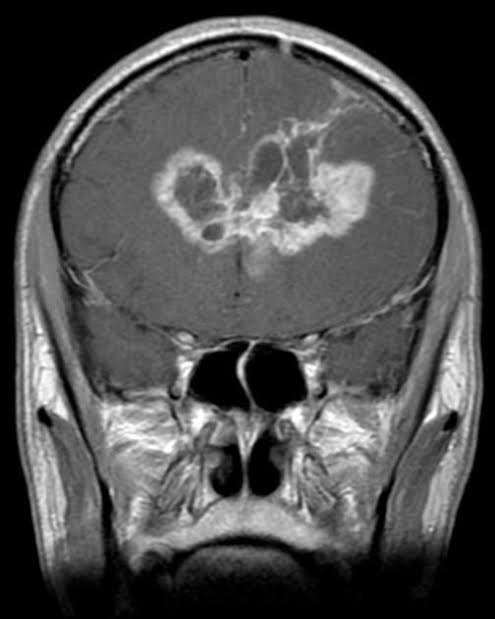
#> input picture backend/data/samples/glioma_tumor_1.jpg, 495 x 619 px; its folder holds only this picture in this run
$ python -i features.py   (imports and definitions only)   (older library calls are emulated)
#> lines starting #> are read from the running program, lines starting #| are printed output that depends on the picture
### src/braintumor/config.py
"""Central configuration. Every tunable constant lives here, not scattered in the code."""

from pathlib import Path

# ----------------------------------------------------------------------------- paths
ROOT = Path(__file__).resolve().parents[2]
DATA_DIR = ROOT / "data"
RAW_DIR = DATA_DIR / "raw"            # binary dataset: raw/yes/*.jpg, raw/no/*.jpg
KAGGLE4_DIR = DATA_DIR / "kaggle4"    # 4-class dataset with a provided train/ + test/ split
SYNTHETIC_DIR = DATA_DIR / "synthetic"
MODEL_DIR = ROOT / "models"
OUTPUT_DIR = ROOT / "outputs"
DOCS_DIR = ROOT / "docs"

MODEL_PATH = MODEL_DIR / "brain_tumor_model.joblib"
MULTICLASS_MODEL_PATH = MODEL_DIR / "brain_tumor_multiclass.joblib"
METRICS_PATH = OUTPUT_DIR / "metrics.json"

# ------------------------------------------------------------------- reproducibility
RANDOM_SEED = 42

# --------------------------------------------------------------- Stage 2 preprocessing
IMAGE_SIZE = (256, 256)      # every image is resized to this (w, h)
MEDIAN_KERNEL = 3            # salt-and-pepper noise removal
BILATERAL_D = 7              # neighbourhood diameter for edge-preserving smoothing
BILATERAL_SIGMA_COLOR = 50
BILATERAL_SIGMA_SPACE = 50

# ----------------------------------------------------------------- Stage 3 enhancement
CLAHE_CLIP_LIMIT = 2.0       # higher = more contrast but more amplified noise
CLAHE_TILE_GRID = (8, 8)     # image is split into 8x8 tiles, each equalised separately
UNSHARP_SIGMA = 1.5          # gaussian sigma for the blur used in unsharp masking
UNSHARP_AMOUNT = 1.2         # how strongly the detail layer is added back

# --------------------------------------------------------------- Stage 4 segmentation
SKULL_STRIP_FRACTION = 0.22    # keep pixels farther than this fraction of max distance-to-edge
MAX_HOLE_FILL_GROWTH = 3.0     # reject hole-filling that inflates the mask more than this
MIN_BRAIN_COVERAGE = 0.05      # below this the mask collapsed -> use the ellipse fallback
MAX_BRAIN_COVERAGE = 0.88      # above this no background was found -> use the ellipse fallback
MORPH_KERNEL_SIZE = 5
MORPH_OPEN_ITER = 2          # removes small bright specks
MORPH_CLOSE_ITER = 3         # fills holes inside the tumor blob
MIN_TUMOR_AREA = 120         # contours smaller than this (px) are rejected as noise
BOUNDARY_GUARD = 7           # extra erosion (px) applied before candidate detection
MAX_ASPECT_RATIO = 5.0       # reject long thin slivers - a mass is a blob, not a streak
TUMOR_SIGMA_K = 1.5          # suspicious = brighter than mean + k*sigma of normal tissue
ASYM_SIGMA_K = 2.0           # ...or brighter than its mirror counterpart by k*sigma

# ------------------------------------------------------------ Stage 5 feature extraction
GLCM_DISTANCES = [1, 2, 3]
GLCM_ANGLES_DEG = [0, 45, 90, 135]
GLCM_LEVELS = 32             # intensities quantised to 32 bins to keep the matrix small
LBP_RADIUS = 3
LBP_POINTS = 24              # 8 * radius is the usual choice
HIST_BINS = 16

# -------------------------------------------------------------- Stage 6 classification
TEST_SIZE = 0.25
CV_FOLDS = 5
CLASS_NAMES = ("No Tumor", "Tumor")

# Multi-class task. Index order IS the label order, so index 0 must stay "No Tumor" -
# that keeps "label > 0 means tumor" true and lets binary metrics be derived from a
# multi-class prediction without a lookup table.
MULTICLASS_NAMES = ("No Tumor", "Glioma", "Meningioma", "Pituitary")

# Real clinical datasets are imbalanced (the 4-class set is 85% tumor). Weighting classes
# inversely to their frequency stops the model from taking the "always predict tumor"
# shortcut, which would score well on accuracy while being clinically useless.
CLASS_WEIGHT = "balanced"

# Clinical operating point. A missed tumor is far more costly than a false alarm, so we do
# not accept the arbitrary 0.5 probability cut-off. The decision threshold is tuned on
# out-of-fold training predictions to reach at least this sensitivity.
TARGET_SENSITIVITY = 0.95

# False-alarm budget - a CLINICAL POLICY choice, not a fitted parameter. The threshold is
# lowered as far as it can go while out-of-fold specificity stays above this floor, which
# spends spare specificity on catching more tumors. 0.80 means we accept flagging up to one
# in five healthy scans for a second look; for a triage tool whose alternative is a missed
# tumor, that is a reasonable trade. Raise it if the reading department cannot absorb the
# extra reviews. See tune_threshold() for why this objective beats the textbook alternative.
MIN_SPECIFICITY = 0.80

# --------------------------------------------------- Stage 6b deep tumor-typing branch
# The CNN exists only because we measured the engineered features falling short on tumor
# TYPING (72.1% accuracy, 24% glioma recall) while being sufficient for tumor DETECTION.
# See deep.py for the full argument.
DEEP_EPOCHS = 14
DEEP_BATCH_SIZE = 32

# Average the CNN's prediction over 4 label-preserving views (mirror x mild zoom) at
# inference. Costs 4x forward passes, buys robustness to the scale/framing shift between
# this dataset's train and test halves. See DeepTumorClassifier.predict_proba.
DEEP_TTA = True

# Fraction of the TRAINING set held back to select the CNN's best epoch and the ensemble
# weight. It is carved out of train, never out of test, so the held-out test numbers stay
# untouched by any tuning decision.
DEEP_VAL_SIZE = 0.15

# -------------------------------------------------------------------- Stage 7b web API
# The backend serves the Next.js client in `client/`. Port 3000 is Next.js's own default,
# so the frontend is moved off it (see client/package.json) rather than the API - the API
# port is the one baked into deployment scripts and reverse-proxy configs, so it is the one
# worth keeping stable.
API_PORT = 3000
CLIENT_PORT = 5713

# Browsers block cross-origin requests unless the server opts in, and the client runs on a
# different port from the API, so every origin the client may be served from has to be
# listed. We enumerate them explicitly instead of allowing "*": the API accepts file
# uploads, and a wildcard would let any page on the internet drive it through a visitor's
# browser.
CORS_ORIGINS = [
    f"http://localhost:{CLIENT_PORT}",
    f"http://127.0.0.1:{CLIENT_PORT}",
    "http://localhost:3001",
    "http://127.0.0.1:3001",
]

# Upload ceiling. Decoding an image allocates width x height x channels bytes, so an
# unbounded upload is a trivial way to exhaust the server's memory.
MAX_UPLOAD_BYTES = 20 * 1024 * 1024      # 20 MB
ALLOWED_UPLOAD_TYPES = {"image/png", "image/jpeg", "image/jpg", "image/bmp",
                        "image/tiff", "image/webp"}

# ------------------------------------------------------- synthetic dataset generation
SYNTH_DEFAULT_COUNT = 400    # total images (half tumor, half healthy)
SYNTH_NOISE_SIGMA = 8.0      # Rician noise level

for _d in (DATA_DIR, RAW_DIR, KAGGLE4_DIR, SYNTHETIC_DIR, MODEL_DIR, OUTPUT_DIR):
    _d.mkdir(parents=True, exist_ok=True)
#> further down, picture is the input picture: shape (619, 495, 3); min 0, max 255, mean 78.6

### src/braintumor/features.py
"""
STAGE 5 - FEATURE EXTRACTION
============================
Goal: turn a picture into a fixed-length row of numbers a classifier can learn from.

We deliberately use *interpretable* features rather than raw pixels, in four families:

  1. First-order intensity statistics  - how bright, how spread out, how skewed
  2. GLCM / Haralick texture           - how the brightness of NEIGHBOURING pixels relates
  3. LBP micro-texture                 - local patterns, robust to brightness shifts
  4. Shape / region descriptors        - geometry of the region found in Stage 4
  5. Bilateral asymmetry               - do the two halves of the brain disagree?
  6. Regional statistics               - a coarse 3x3 spatial map of the brain

Every feature has a name, so after training we can report exactly which measurements the
model relies on. That is something a raw-pixel CNN cannot give you.
"""

from __future__ import annotations

import cv2
import numpy as np
from skimage.feature import graycomatrix, graycoprops, local_binary_pattern

from . import config
from .segment import segment_tumor


# --------------------------------------------------------------------------------------
# Family 1 - first order intensity statistics
# --------------------------------------------------------------------------------------
# [173 lines left out: functions intensity_features, glcm_features, lbp_features, shape_features, not called in this run]


# --------------------------------------------------------------------------------------
# Family 5 - bilateral asymmetry
# --------------------------------------------------------------------------------------
def asymmetry_features(image: np.ndarray, mask: np.ndarray | None = None) -> dict:
    """Left-right asymmetry of the brain about its mid-sagittal plane.

    This is one of the strongest and most clinically intuitive cues available. A healthy
    brain is approximately symmetric across the midline: whatever structure exists on the
    left has a counterpart on the right. A space-occupying lesion breaks that symmetry -
    it adds bright tissue on one side only, and often pushes the midline across (mass
    effect). Radiologists use exactly this cue when they scan an image quickly.

    It is also complementary to everything else we compute. Intensity and texture features
    describe WHAT is in the image; asymmetry describes whether the two halves DISAGREE,
    which stays informative even when the absolute brightness is unusual - and mixed MRI
    sequences (T1, T2, FLAIR) in one dataset make absolute brightness unreliable.

    Implementation detail that matters: we mirror about the brain's own centroid rather
    than the image centre, because scans are rarely perfectly centred and a few pixels of
    offset would register as large fake asymmetry everywhere.

    Caveat we accept knowingly: on sagittal slices a horizontal flip compares anterior with
    posterior, which is not a symmetry plane. The feature is then uninformative rather than
    misleading, and the classifier learns to down-weight it.
    """
    h, w = image.shape[:2]
#> h = 619; w = 495
    if mask is None or not mask.any():
        mask = np.ones((h, w), dtype=np.uint8) * 255

    # centre the brain horizontally on its centroid so the mirror axis is anatomical
    moments = cv2.moments((mask > 0).astype(np.uint8), binaryImage=True)
    cx = moments["m10"] / moments["m00"] if moments["m00"] > 0 else w / 2.0
#> cx = 247
    shift = int(round(w / 2.0 - cx))
#> shift = 0
    M = np.float32([[1, 0, shift], [0, 1, 0]])
#> M = [[1, 0, 0], [0, 1, 0]]
    centred = cv2.warpAffine(image, M, (w, h), flags=cv2.INTER_LINEAR, borderValue=0)
    centred_mask = cv2.warpAffine(mask, M, (w, h), flags=cv2.INTER_NEAREST, borderValue=0)
#> mask: shape (619, 495); every value is 255

    mirrored = cv2.flip(centred, 1)
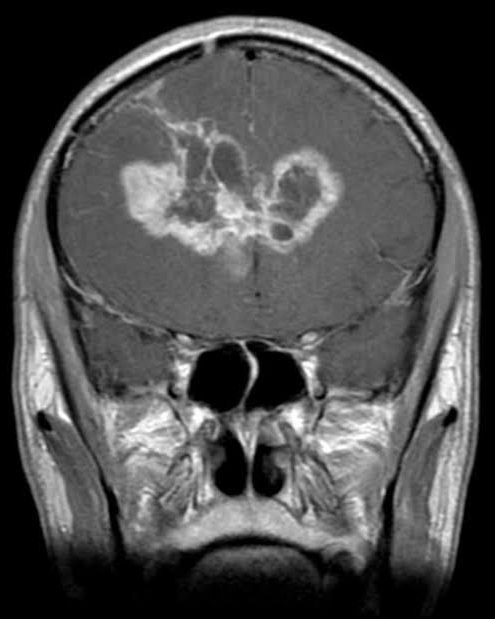
#> mirrored: shape (619, 495, 3); min 0, max 255, mean 78.6
    # only compare pixels that are inside the brain on BOTH sides, otherwise the brain
    # outline itself dominates the difference
    both = cv2.bitwise_and(centred_mask, cv2.flip(centred_mask, 1))

    diff = cv2.absdiff(centred, mirrored)
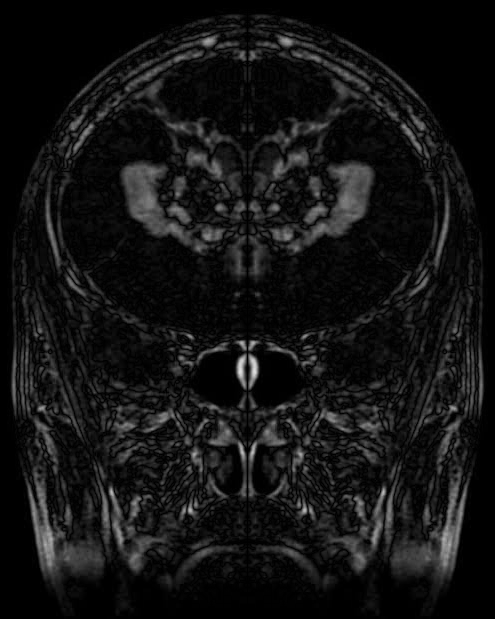
#> diff: shape (619, 495, 3); min 0, max 222, mean 19.4
    values = diff[both > 0].astype(np.float64)
    if values.size == 0:
        values = diff.ravel().astype(np.float64)

    feats = {
        "asym_mean": float(values.mean()),
        "asym_std": float(values.std()),
        "asym_max": float(values.max()),
        "asym_p90": float(np.percentile(values, 90)),
        "asym_p99": float(np.percentile(values, 99)),
        # fraction of the brain where the two halves disagree strongly
        "asym_frac_30": float((values > 30).mean()),
        "asym_frac_60": float((values > 60).mean()),
        # normalised so it does not simply track overall image brightness
        "asym_ratio": float(values.mean() / max(image[both > 0].mean(), 1e-6))
        if (both > 0).any() else 0.0,
    }
#> feats = {'asym_mean': 19.42, 'asym_std': 25.94, 'asym_max': 222, 'asym_p90': 56, 'asym_p99': 112, 'asym_frac_30': 0.224, 'asym_frac_60': 0.0874, 'asym_ratio': 0.247}

    # Largest CONNECTED asymmetric region. Diffuse noise produces many scattered
    # differences; a tumor produces one big coherent blob. That distinction is exactly what
    # separates a real lesion from acquisition noise, so it deserves its own feature.
#> (the run stopped early here; a loop or call above may not have finished)

$ run again, on backend/data/samples/glioma_tumor_2.jpg
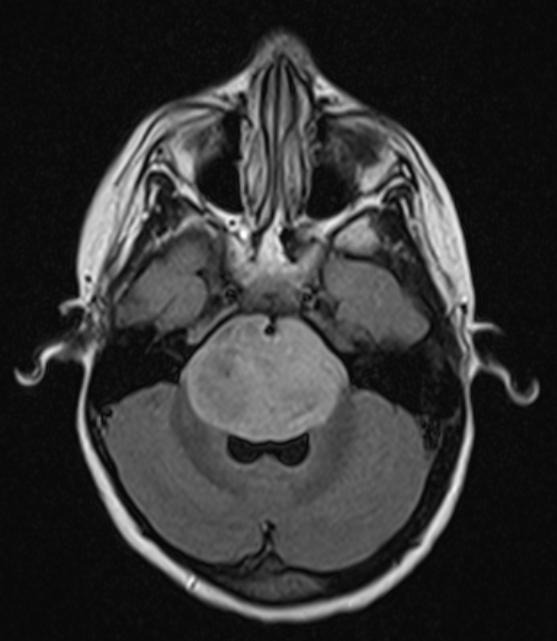
#> input picture backend/data/samples/glioma_tumor_2.jpg, 557 x 641 px
#> picture is the input picture: shape (641, 557, 3); min 3, max 255, mean 50.5
#> mask: shape (641, 557); every value is 255
#> in asymmetry_features, `mirrored = cv2.flip(centred, 1)`:
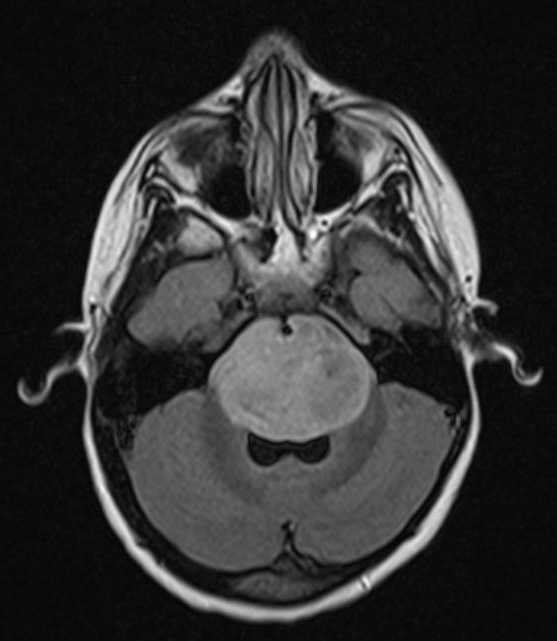
#> mirrored: shape (641, 557, 3); min 3, max 255, mean 50.5
#> in asymmetry_features, `diff = cv2.absdiff(centred, mirrored)`:
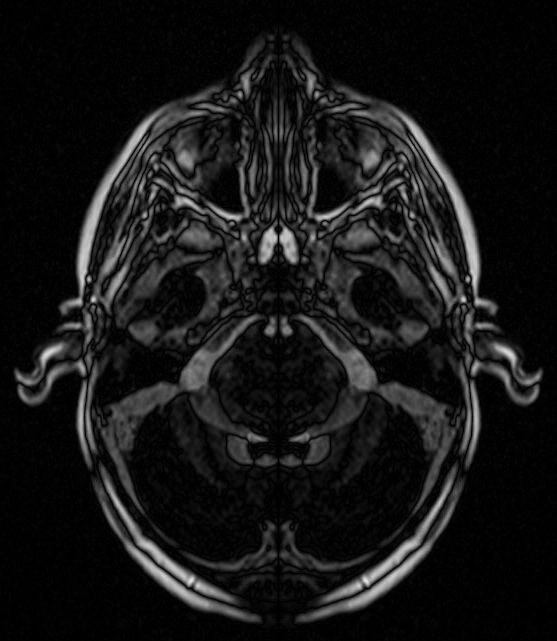
#> diff: shape (641, 557, 3); min 0, max 230, mean 22.7
#> feats = {'asym_mean': 22.72, 'asym_std': 36.33, 'asym_max': 230, 'asym_p90': 73, 'asym_p99': 171, 'asym_frac_30': 0.243, 'asym_frac_60': 0.133, 'asym_ratio': 0.45}

$ run again, on backend/data/samples/meningioma_tumor_1.jpg
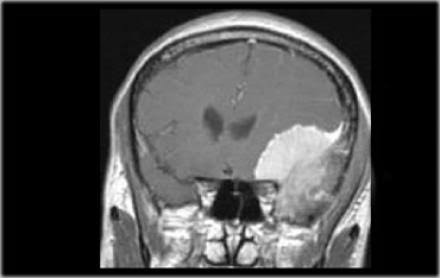
#> input picture backend/data/samples/meningioma_tumor_1.jpg, 440 x 278 px
#> picture is the input picture: shape (278, 440, 3); min 0, max 255, mean 71.8
#> mask: shape (278, 440); every value is 255
#> in asymmetry_features, `mirrored = cv2.flip(centred, 1)`:
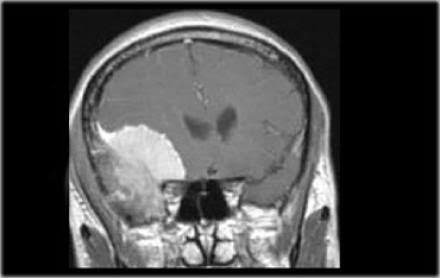
#> mirrored: shape (278, 440, 3); min 0, max 255, mean 71.8
#> in asymmetry_features, `diff = cv2.absdiff(centred, mirrored)`:
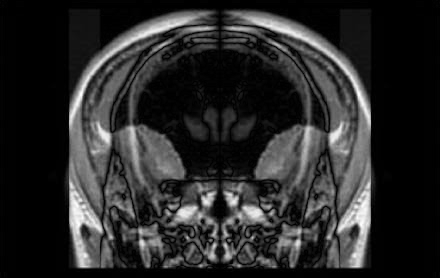
#> diff: shape (278, 440, 3); min 0, max 255, mean 41.8
#> feats = {'asym_mean': 41.83, 'asym_std': 55.53, 'asym_max': 255, 'asym_p90': 123, 'asym_p99': 220, 'asym_frac_30': 0.395, 'asym_frac_60': 0.297, 'asym_ratio': 0.582}

$ run again, on backend/data/samples/meningioma_tumor_2.jpg
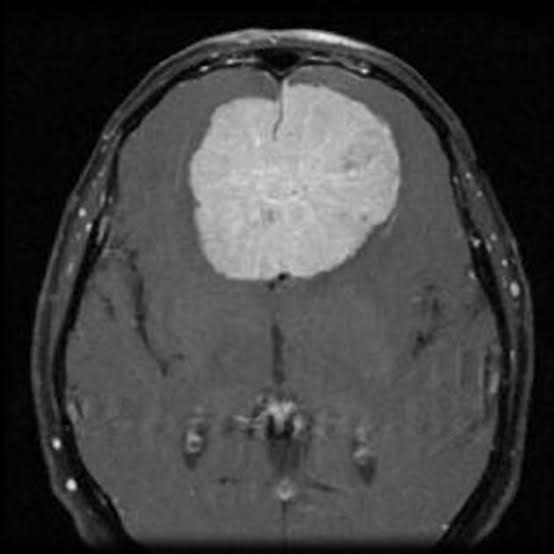
#> input picture backend/data/samples/meningioma_tumor_2.jpg, 554 x 554 px
#> picture is the input picture: shape (554, 554, 3); min 0, max 238, mean 65.1
#> mask: shape (554, 554); every value is 255
#> in asymmetry_features, `mirrored = cv2.flip(centred, 1)`:
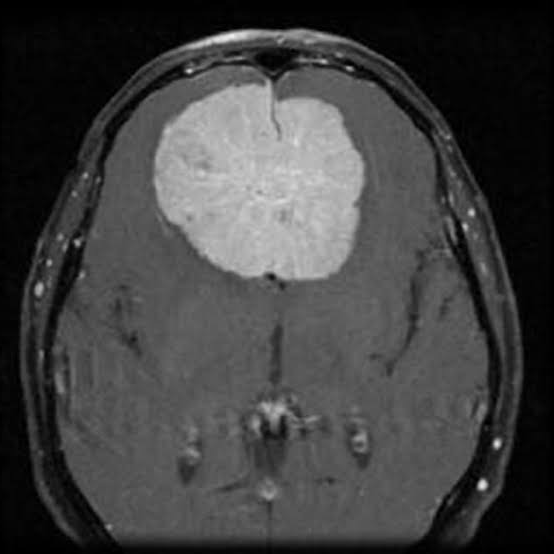
#> mirrored: shape (554, 554, 3); min 0, max 238, mean 65.1
#> in asymmetry_features, `diff = cv2.absdiff(centred, mirrored)`:
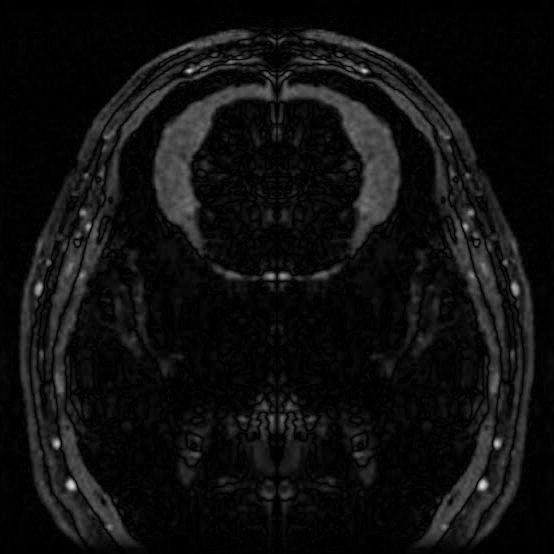
#> diff: shape (554, 554, 3); min 0, max 217, mean 15.4
#> feats = {'asym_mean': 15.36, 'asym_std': 22.06, 'asym_max': 217, 'asym_p90': 51, 'asym_p99': 87, 'asym_frac_30': 0.179, 'asym_frac_60': 0.0706, 'asym_ratio': 0.236}
